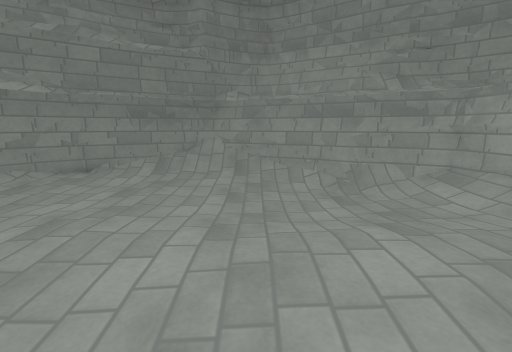
View 1 (above)

14 first-person views from a walk through a level from a Godot 3-D game. The camera is 1.4 m above the floor, tilts 10° down and sees 85° across. The floor is counted in squares, 0.5 m on a side. Each view is taken from the middle of a square. On the plan, view 1 faces up. The plan holds only what a view shows up to about 19 squares ahead; the rest is blank. The place goes on beyond the plan. Surface patterns are stand-ins for the level's own textures.

View 2
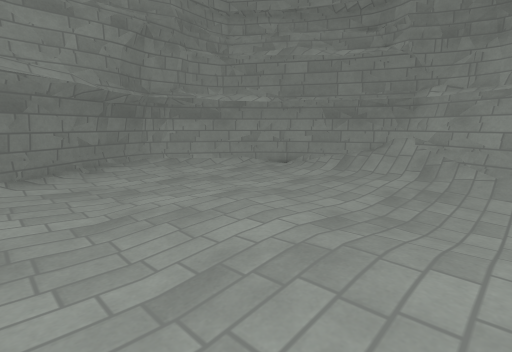

View 3
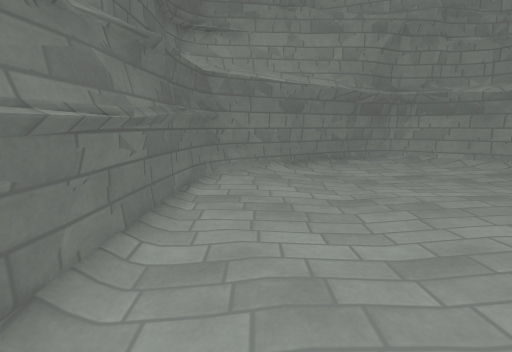

View 4
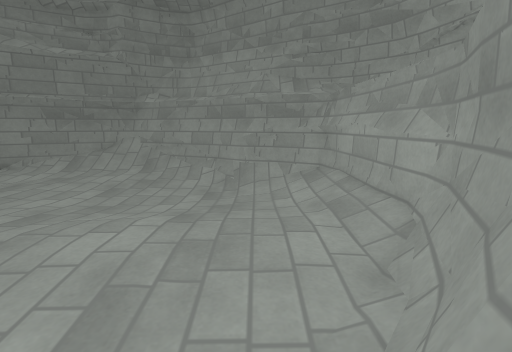

View 5
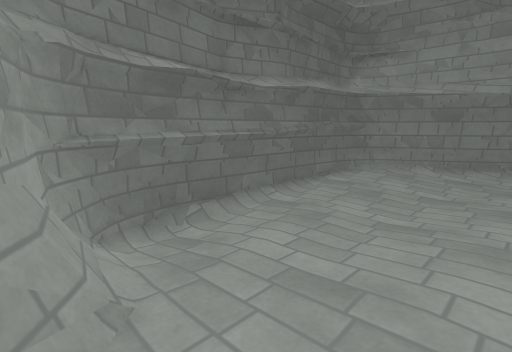

View 6
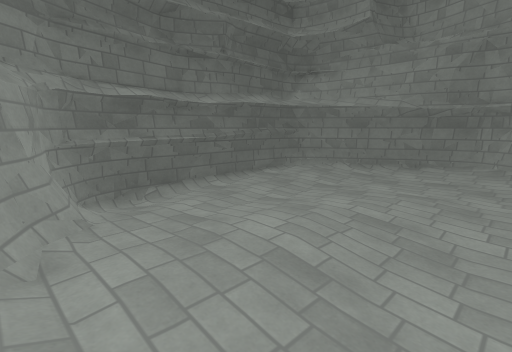

View 7
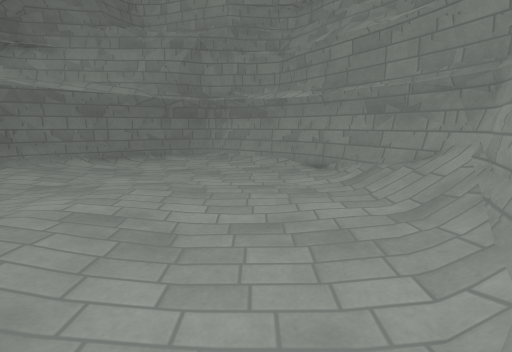

View 8
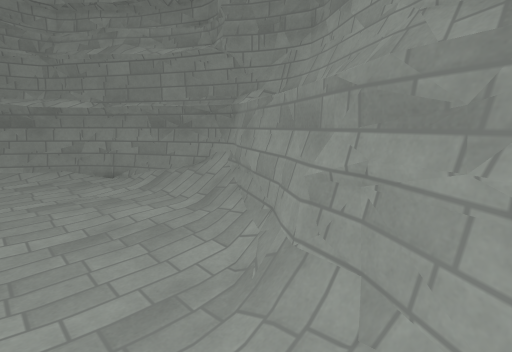

View 9
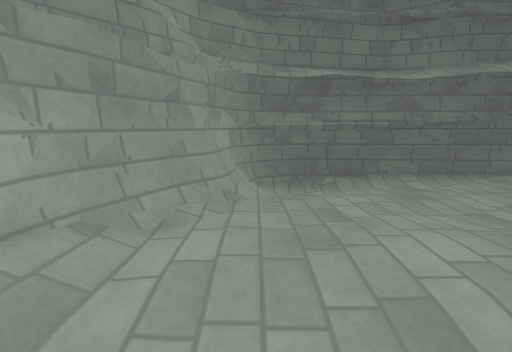

View 10
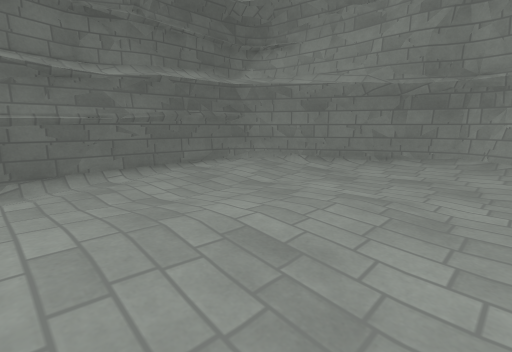

View 11
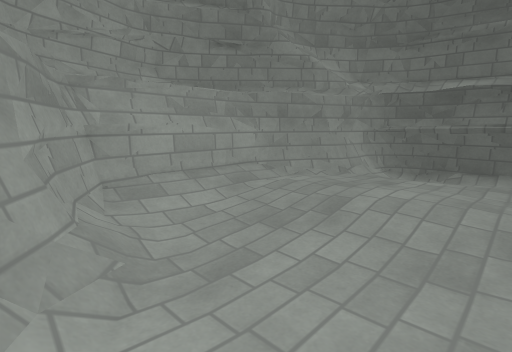

View 12
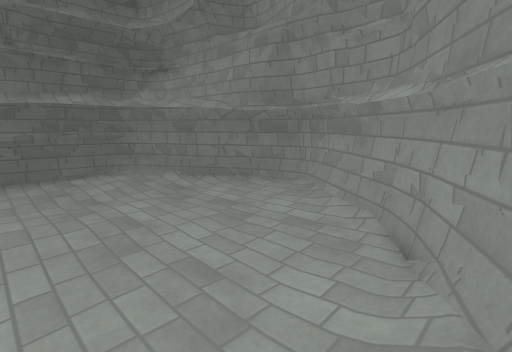

View 13
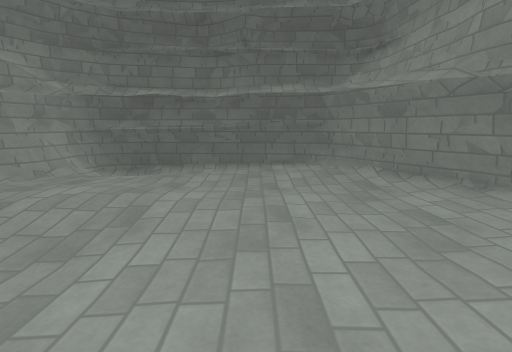

View 14
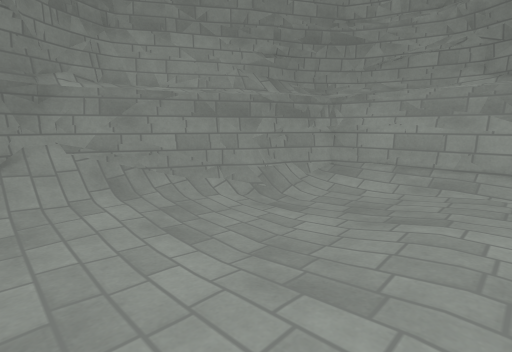

### Floor plan
Key: @ floor where view 1 was taken; # wall or solid block; . main floor; : floor 0.25 m higher than the main floor; - floor 0.25 m lower than the main floor; + floor 0.5 m higher than the main floor; / step, stairs or slope; = window, fence, low wall or low ledge; ^ raised ledge.
Columns run from 15 left of view 1 to 10 right of it. Each row starts with its distance up from view 1.
 21             ##
 20           ###^#
 19         ####/=###
 18        ##=+///=###
 17      ####///////=###
 16     ##=........../=###
 15    ##..............#=###
 14   ##............----//=##
 13  ##/...........------/. ##
 12 ###...........--------.::#
 11 ##:...........-------../:#
 10 #/............-------../:#
  9 #:..............-.......:#
  8 #.......................:#
  7 #.......................:#
  6 # ...............::..::.:#
  5 ##..............:::::::::#
  4  #...............:::.::.=#
  3  ##....................###
  2   ##...................=#
  1   ##..................=##
  0    ##..........@......=#
 -1    ##................/##
 -2     ##...........----/#
 -3     ##### .....-----###
 -4         ##############

Where each view was taken, in squares from view 1:
view 1: 0 up, 0 right, facing up
view 2: 0 up, 3 right, facing up-left
view 3: 1 down, 4 right, facing left
view 4: 1 down, 6 right, facing up
view 5: 5 up, 8 right, facing down-left
view 6: 11 up, 9 right, facing down-left
view 7: 12 up, 7 right, facing left
view 8: 10 up, 9 right, facing up-left
view 9: 10 up, 6 right, facing down
view 10: 11 up, 3 right, facing down-left
view 11: 16 up, 1 left, facing down-right
view 12: 18 up, 2 left, facing down-left
view 13: 16 up, 5 left, facing down
view 14: 5 up, 5 left, facing up-right
